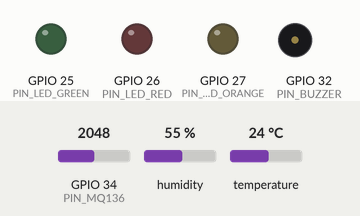
Bench run of a sketch on a simulated ESP32. Shown: output pins drawn as LEDs (lit = HIGH), buzzer (waves = sounding). The test bench sets the inputs (shaded band); at power-on: humidity 55 %, GPIO 34 (PIN_MQ136) = 2048, temperature 24 °C (analog values on the 0–4095 scale). WiFi joins after 1.5 s; servers stay silent unless stated; uploads are accepted with an empty reply; what the sketch prints to the serial monitor is not drawn.

Above: at 0.9 s.
At 4.0 s:
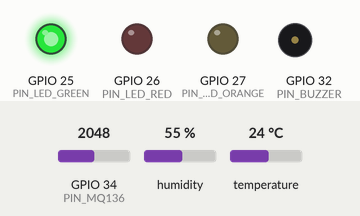
4.1 s: humidity set to 22 %
At 5.6 s:
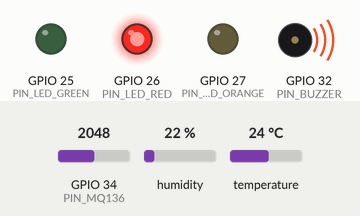
6.6 s: GPIO 34 (PIN_MQ136) set to 2866
16.6 s: GPIO 34 (PIN_MQ136) set to 3603
26.8 s: temperature set to 1 °C
Timing chart, 0 to 29.8 s (numbered marks = the images above; inputs shaded):
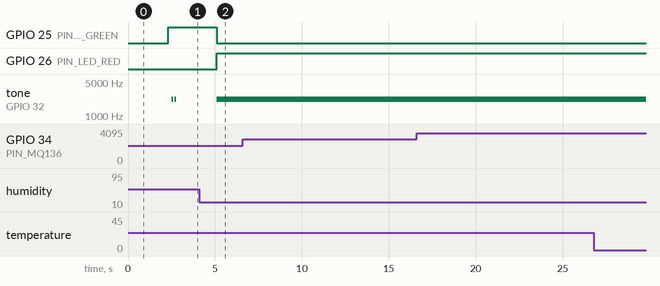

Measured:
- after the input at 6.6 s, every drawn part: stays the same
- after the input at 16.6 s, every drawn part: stays the same
- after the input at 26.8 s, every drawn part: stays the same

The sketch:

esp32_h2s_monitor.ino
```cpp
#include <WiFi.h>
#include <HTTPClient.h>
#include <ArduinoJson.h>
#include <DHT.h>
#include <math.h>

const char* WIFI_SSID = "DIL";
const char* WIFI_PASSWORD = "je suis un elite001";
const char* SERVER_IP = "172.21.69.74";
const int SERVER_PORT = 8080;
const char* SENSOR_PATH = "/api/sensor_data";
const char* COMMAND_PATH = "/api/esp32/command";
const char* HEARTBEAT_PATH = "/api/esp32/heartbeat";
const char* HEALTH_PATH = "/api/health";

const char* DEVICE_ID = "CASQUE_001";
const char* WORKER_NAME = "DANNY LABULU";
const char* ZONE_NAME = "Zone H2S";

const int PIN_MQ136 = 34;
const int PIN_DHT = 4;
const int PIN_LED_GREEN = 25;
const int PIN_LED_RED = 26;
const int PIN_LED_ORANGE = 27;
const int PIN_BUZZER = 32;

#define DHTTYPE DHT22
DHT dht(PIN_DHT, DHTTYPE);

const unsigned long SEND_INTERVAL_MS = 5000;
const unsigned long HEARTBEAT_INTERVAL_MS = 3000;
const unsigned long COMMAND_INTERVAL_MS = 500;
const unsigned long WIFI_RETRY_INTERVAL_MS = 5000;
const unsigned long HTTP_TIMEOUT_MS = 4000;
const unsigned long REMOTE_SIM_OVERRIDE_HOLD_MS = 30000;
const float MQ136_R0 = 10.0f;
const float MQ136_RL = 10.0f;
const float MQ136_A = 36.737f;
const float MQ136_B = -3.536f;
const float ADC_VREF = 3.3f;

String sensorUrl;
String commandUrl;
String heartbeatUrl;
String healthUrl;
unsigned long lastSendAt = 0;
unsigned long lastHeartbeatAt = 0;
unsigned long lastCommandAt = 0;
unsigned long lastWiFiAttemptAt = 0;
unsigned long startedAt = 0;
unsigned long sendCount = 0;
int consecutiveSendFailures = 0;
bool esp32Enabled = true;
bool serverReachable = false;
int currentRiskClass = 0;
int lastRiskClass = -1;
bool simulationOverrideActive = false;
unsigned long simulationOverrideUntil = 0;
float h2sPpm = 0.0f;
float temperatureC = 25.0f;
float humidityPct = 50.0f;

void setRgb(bool red, bool green, bool orange) {
  digitalWrite(PIN_LED_RED, red ? HIGH : LOW);
  digitalWrite(PIN_LED_GREEN, green ? HIGH : LOW);
  digitalWrite(PIN_LED_ORANGE, orange ? HIGH : LOW);
}

void setBuzzer(bool on) {
  if (on) {
    tone(PIN_BUZZER, 2200); // Compatible buzzer passif; sonne aussi sur la plupart des buzzers actifs.
  } else {
    noTone(PIN_BUZZER);
    digitalWrite(PIN_BUZZER, LOW);
  }
}

void beep(int times, int onMs, int offMs) {
  for (int i = 0; i < times; i++) {
    setBuzzer(true);
    delay(onMs);
    setBuzzer(false);
    if (offMs > 0) delay(offMs);
  }
}

int classifyLocalRisk(float ppm) {
  if (ppm >= 20.0f) return 2;
  if (ppm >= 10.0f) return 1;
  return 0;
}

bool isSimulationOverrideActive() {
  if (simulationOverrideActive && millis() > simulationOverrideUntil) {
    simulationOverrideActive = false;
  }
  return simulationOverrideActive;
}

void applyRiskLed(int riskClass) {
  if (WiFi.status() != WL_CONNECTED || !esp32Enabled || (!serverReachable && riskClass < 2)) {
    setRgb(false, true, false); // Vert : casque non connecte / serveur indisponible.
    setBuzzer(false);
    return;
  }
  if (riskClass >= 2) {
    setRgb(true, false, false); // Rouge : danger.
    setBuzzer(true);            // Simulation/risque dangereux : alarme maintenue.
  } else if (riskClass == 1) {
    setRgb(false, false, true); // Orange : risque modere.
    setBuzzer(false);
  } else {
    setRgb(false, true, false); // Vert : normal.
    setBuzzer(false);
  }
}

void updateRiskClass(int riskClass, bool allowAlarm) {
  currentRiskClass = constrain(riskClass, 0, 2);
  if (allowAlarm && currentRiskClass >= 2 && lastRiskClass < 2) {
    beep(2, 90, 90);
  }
  applyRiskLed(currentRiskClass);
  lastRiskClass = currentRiskClass;
}

void markServerResult(bool ok) {
  serverReachable = ok;
  applyRiskLed(currentRiskClass);
}

String makeUrl(const char* path) {
  return "http://" + String(SERVER_IP) + ":" + String(SERVER_PORT) + String(path);
}

void configureWiFi() {
  WiFi.mode(WIFI_STA);
  WiFi.persistent(false);
  WiFi.setSleep(false);
  WiFi.setAutoReconnect(true);
  WiFi.setTxPower(WIFI_POWER_19_5dBm);
}

bool connectWiFi(unsigned long timeoutMs = 8000) {
  if (WiFi.status() == WL_CONNECTED) return true;
  configureWiFi();
  WiFi.begin(WIFI_SSID, WIFI_PASSWORD);
  Serial.print("[WiFi] Connexion a ");
  Serial.print(WIFI_SSID);

  unsigned long start = millis();
  while (WiFi.status() != WL_CONNECTED && millis() - start < timeoutMs) {
    Serial.print(".");
    delay(300);
  }
  Serial.println();

  if (WiFi.status() == WL_CONNECTED) {
    Serial.println("[WiFi] Connecte");
    Serial.println("[WiFi] IP ESP32: " + WiFi.localIP().toString());
    Serial.println("[WiFi] RSSI: " + String(WiFi.RSSI()) + " dBm");
    setRgb(false, true, false);
    return true;
  }

  Serial.println("[WiFi] Echec connexion");
  setRgb(false, true, false);
  return false;
}

bool ensureWiFi() {
  if (WiFi.status() == WL_CONNECTED) return true;
  unsigned long now = millis();
  if (now - lastWiFiAttemptAt < WIFI_RETRY_INTERVAL_MS) return false;
  lastWiFiAttemptAt = now;
  Serial.println("[WiFi] Perte de liaison, reconnexion...");
  WiFi.reconnect();
  return connectWiFi(7000);
}

float adcToPpm(int rawAdc) {
  if (rawAdc <= 0) return 0.0f;
  float vout = (float(rawAdc) / 4095.0f) * ADC_VREF;
  if (vout < 0.01f || vout >= ADC_VREF) return 0.0f;
  float rs = MQ136_RL * (ADC_VREF - vout) / vout;
  float ratio = rs / MQ136_R0;
  if (ratio <= 0.0f) return 0.0f;
  return max(MQ136_A * powf(ratio, MQ136_B), 0.0f);
}

float readMq136Ppm() {
  long sum = 0;
  for (int i = 0; i < 20; i++) {
    sum += analogRead(PIN_MQ136);
    delay(3);
  }
  float ppm = adcToPpm(sum / 20);
  float correction = 1.0f + 0.005f * (temperatureC - 20.0f) - 0.002f * (humidityPct - 50.0f);
  return max(ppm / max(correction, 0.1f), 0.0f);
}

void readSensors() {
  temperatureC = dht.readTemperature();
  humidityPct = dht.readHumidity();
  if (isnan(temperatureC)) temperatureC = 25.0f;
  if (isnan(humidityPct)) humidityPct = 50.0f;
  h2sPpm = readMq136Ppm();
  if (!isSimulationOverrideActive()) {
    updateRiskClass(classifyLocalRisk(h2sPpm), false);
  } else {
    applyRiskLed(currentRiskClass);
  }
}

void parseEnabledFromResponse(const String& response) {
  if (response.length() == 0) return;
  StaticJsonDocument<1024> res;
  DeserializationError err = deserializeJson(res, response);
  if (err) return;
  if (res.containsKey("enabled")) esp32Enabled = res["enabled"].as<bool>();
  if (res.containsKey("simulation_override")) {
    if (res["simulation_override"].as<bool>()) {
      simulationOverrideActive = true;
      simulationOverrideUntil = millis() + REMOTE_SIM_OVERRIDE_HOLD_MS;
    } else {
      simulationOverrideActive = false;
    }
  }
  if (res.containsKey("risk_class")) {
    updateRiskClass(res["risk_class"].as<int>(), true);
  } else {
    JsonVariant ledState = res["led_state"];
    if (!ledState.isNull() && ledState["risk_class"].is<int>()) {
      updateRiskClass(ledState["risk_class"].as<int>(), true);
    } else {
      applyRiskLed(currentRiskClass);
    }
  }
}

bool getRequest(const String& url, int& code, String& response) {
  if (WiFi.status() != WL_CONNECTED) return false;
  HTTPClient http;
  http.setReuse(false);
  http.begin(url);
  http.setConnectTimeout(HTTP_TIMEOUT_MS);
  http.setTimeout(HTTP_TIMEOUT_MS);
  code = http.GET();
  response = http.getString();
  http.end();
  return code == 200;
}

bool postJson(const String& url, const String& body, int& code, String& response) {
  if (WiFi.status() != WL_CONNECTED) return false;
  HTTPClient http;
  http.setReuse(false);
  http.begin(url);
  http.addHeader("Content-Type", "application/json");
  http.setConnectTimeout(HTTP_TIMEOUT_MS);
  http.setTimeout(HTTP_TIMEOUT_MS);
  code = http.POST(body);
  response = http.getString();
  http.end();
  return code == 200 || code == 201 || code == 202;
}

bool testServer() {
  int code = -1;
  String response;
  bool ok = getRequest(healthUrl, code, response);
  Serial.println("[SERVER] GET " + healthUrl + " -> " + String(code));
  if (!ok) Serial.println("[SERVER] Injoignable: verifier IP, port 8080 et pare-feu Windows");
  markServerResult(ok);
  return ok;
}

bool sendHeartbeat() {
  StaticJsonDocument<384> doc;
  doc["device_id"] = DEVICE_ID;
  doc["worker_name"] = WORKER_NAME;
  doc["zone"] = ZONE_NAME;
  doc["uptime_s"] = millis() / 1000;
  doc["wifi_rssi"] = WiFi.RSSI();
  doc["ip_address"] = WiFi.localIP().toString();
  doc["enabled"] = esp32Enabled;
  doc["send_count"] = sendCount;

  String body;
  serializeJson(doc, body);
  int code = -1;
  String response;
  bool ok = postJson(heartbeatUrl, body, code, response);
  parseEnabledFromResponse(response);
  Serial.println("[HB] Code: " + String(code) + " | enabled=" + String(esp32Enabled ? "true" : "false"));
  markServerResult(ok);
  return ok;
}

bool pollCommand() {
  String url = commandUrl + "?device_id=" + String(DEVICE_ID) +
               "&wifi_rssi=" + String(WiFi.RSSI()) +
               "&ip_address=" + WiFi.localIP().toString();

  int code = -1;
  String response;
  bool ok = getRequest(url, code, response);
  if (ok) {
    parseEnabledFromResponse(response);
    Serial.println("[CMD] enabled=" + String(esp32Enabled ? "true" : "false"));
    markServerResult(true);
    return true;
  }
  Serial.println("[CMD] Echec code=" + String(code));
  markServerResult(false);
  return false;
}

bool sendMeasurement() {
  if (!esp32Enabled) return false;

  StaticJsonDocument<640> doc;
  doc["device_id"] = DEVICE_ID;
  doc["worker_name"] = WORKER_NAME;
  doc["zone"] = ZONE_NAME;
  doc["timestamp"] = millis() / 1000.0;
  doc["h2s_ppm"] = roundf(h2sPpm * 100.0f) / 100.0f;
  doc["temperature"] = roundf(temperatureC * 10.0f) / 10.0f;
  doc["humidity"] = roundf(humidityPct * 10.0f) / 10.0f;
  doc["exposure_time_s"] = (millis() - startedAt) / 1000;
  doc["wifi_rssi"] = WiFi.RSSI();
  doc["ip_address"] = WiFi.localIP().toString();
  doc["send_count"] = sendCount;

  String body;
  serializeJson(doc, body);

  int code = -1;
  String response;
  Serial.println("[HTTP] POST " + sensorUrl);
  Serial.println("[HTTP] Payload: " + body);
  bool ok = postJson(sensorUrl, body, code, response);
  parseEnabledFromResponse(response);
  Serial.println("[HTTP] Code: " + String(code));
  Serial.println("[HTTP] Reponse: " + response);
  markServerResult(ok);
  return ok;
}

void setup() {
  Serial.begin(115200);
  delay(800);
  pinMode(PIN_LED_GREEN, OUTPUT);
  pinMode(PIN_LED_RED, OUTPUT);
  pinMode(PIN_LED_ORANGE, OUTPUT);
  pinMode(PIN_BUZZER, OUTPUT);
  setBuzzer(false);
  analogReadResolution(12);
  analogSetPinAttenuation(PIN_MQ136, ADC_11db);
  dht.begin();

  sensorUrl = makeUrl(SENSOR_PATH);
  commandUrl = makeUrl(COMMAND_PATH);
  heartbeatUrl = makeUrl(HEARTBEAT_PATH);
  healthUrl = makeUrl(HEALTH_PATH);

  Serial.println("=== ESP32 H2S GazMonitor ===");
  Serial.println("Mesures: " + sensorUrl);
  Serial.println("Commande: " + commandUrl);
  Serial.println("Heartbeat: " + heartbeatUrl);
  Serial.println("Health: " + healthUrl);

  configureWiFi();
  connectWiFi(10000);
  if (WiFi.status() == WL_CONNECTED) testServer();
  startedAt = millis();
  beep(2, 80, 80);
}

void loop() {
  unsigned long now = millis();

  if (!ensureWiFi()) {
    setRgb(false, true, false);
    setBuzzer(false);
    return;
  }

  if (esp32Enabled && now - lastSendAt >= SEND_INTERVAL_MS) {
    lastSendAt = now;
    readSensors();
    Serial.printf("H2S=%.2f ppm | T=%.1f C | H=%.1f %% | RSSI=%d dBm\n", h2sPpm, temperatureC, humidityPct, WiFi.RSSI());

    if (sendMeasurement()) {
      sendCount++;
      consecutiveSendFailures = 0;
      applyRiskLed(currentRiskClass);
    } else {
      consecutiveSendFailures++;
      applyRiskLed(currentRiskClass);
      if (consecutiveSendFailures >= 6) {
        Serial.println("[HTTP] Plusieurs echecs, test serveur sans couper le Wi-Fi");
        testServer();
        if (WiFi.status() != WL_CONNECTED) WiFi.reconnect();
        consecutiveSendFailures = 0;
      }
    }
  }

  if (now - lastHeartbeatAt >= HEARTBEAT_INTERVAL_MS) {
    lastHeartbeatAt = now;
    sendHeartbeat();
  }

  if (now - lastCommandAt >= COMMAND_INTERVAL_MS) {
    lastCommandAt = now;
    pollCommand();
  }

  applyRiskLed(currentRiskClass);
}
```
